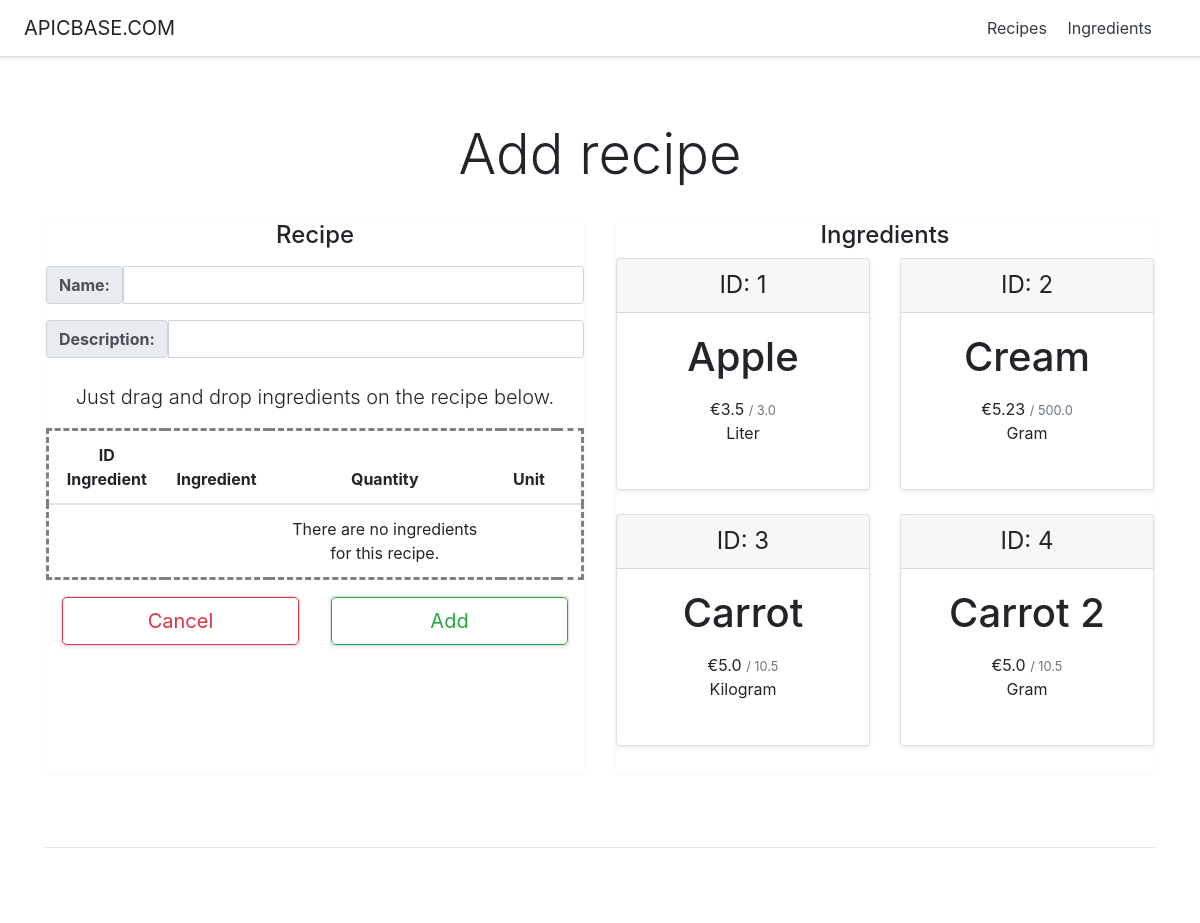
Page /recipeManager/add/ on the committed database.
### recipeManager/models.py (models this page shows, shortened)
class Ingredient(models.Model):
    id = models.AutoField(primary_key=True)
    name = models.CharField(max_length=200)
    cost = models.FloatField()
    amount = models.FloatField()
    GRAMS='g.'
    KILOGRAMS='Kg.'
    CENTILITERS='cl.'
    LITERS='l.'
    UNIT_CHOICES = (
        (GRAMS, 'Gram'),
        (KILOGRAMS, 'Kilogram'),
        (CENTILITERS, 'Centiliter'),
        (LITERS, 'Liter')
    )
    unit = models.CharField(
        max_length=2,
        choices=UNIT_CHOICES,
        default=GRAMS,
    )

### recipeManager/views.py (the view, shortened to what this page needs)
# urls.py: path('add/', views.AddRecipeView, name='addRecipe'),
def AddRecipeView(request):
    ingredients_list = Ingredient.objects.all()
    context = {
        'ingredients_list' : ingredients_list,
        }
    return render(request, "recipeManager/addRecipe.html", context)

### recipeManager/templates/recipeManager/addRecipe.html (shortened to what this page needs)
<!DOCTYPE html>
<html lang="en">
   <head>
      {% load static %}
      <link href="{%static 'recipeManager/pricing.css'%}" rel="stylesheet">
      {% load static %}
      <link href="{%static 'recipeManager/bootstrap.min.css'%}" rel="stylesheet">
   </head>
   <body>
      <div class="d-flex flex-column flex-md-row align-items-center p-3 px-md-4 mb-3 bg-white border-bottom shadow-sm">
         <h5 class="my-0 mr-md-auto font-weight-normal">APICBASE.COM</h5>
         <nav class="my-2 my-md-0 mr-md-3">
            <a class="p-2 text-dark" href="{% url 'recipeManager:index' %}">Recipes</a>
            <a class="p-2 text-dark" href="{% url 'recipeManager:ingredients' %}">Ingredients</a>
         </nav>
      </div>
      <div class="pricing-header px-3 py-3 pt-md-5 pb-md-4 mx-auto text-center">
         <h1 class="display-4">Add recipe</h1>
      </div>
      <div class="container">
         <div class="card-deck mb-3 text-center">
            <div class="card mb-4 border-light">
              <form action="{% url 'recipeManager:addRecipe' %}" method="post">
               <h4>Recipe</h4>
               <ul class="list-unstyled mt-3 mb-4">
                  <li>
                     <div class="input-group mb-3">
                        <label class="input-group-text" for="id_name"><b>Name:</b></label>
                        <input id="id_name" class="form-control text-dark" type="text" required name="name">
                     </div>
                  </li>
                  <li>
                     <div class="input-group mb-3">
                        <label class="input-group-text" for="id_description"><b>Description:</b></label>
                        <input id="id_description" class="form-control text-dark" type="text" required name="description">
                     </div>
                  </li>
               </ul>
               <p class="lead">Just drag and drop ingredients on the recipe below.</p>
               <table style="border-style: dashed;" id="table" class="table table-hover" ondrop="drop(event)" ondragover="allowDrop(event)">
                  <thead>
                     <tr>
                        <th scope="col">ID Ingredient</th>
                        <th scope="col">Ingredient</th>
                        <th scope="col">Quantity</th>
                        <th scope="col">Unit</th>
                        <th></th>
                     </tr>
                  </thead>
                  <tbody>
                     <tr id="empty">
                        <td></td>
                        <td></td>
                        <td>
                           There are no ingredients for this recipe.
                        </td>
                        <td></td>
                        <td></td>
                     </tr>
                  </tbody>
               </table>
               <div class="container">
                  <div class="card-deck mb-3 text-center">
                     <div id="cancelButtonSection" class="card mb-4 shadow-sm">
                        <a href="{% url 'recipeManager:index' %}" style="text-decoration:none;">
                        <button type="button" class="btn btn-lg btn-block btn-outline-danger">Cancel</button>
                        </a>
                     </div>
                     <div id="saveButtonSection" class="card mb-4 shadow-sm">
                        <button id="saveButton" type="submit" class="btn btn-lg btn-block btn-outline-success">Add</button>
                     </div>
                  </div>
               </div>
             </form>
            </div>
            <div class="card mb-4 border-light">
               <h4>Ingredients</h4>
               <div class="card-deck mb-3 text-center" data-spy="scroll" style="position: relative;max-height:500px;overflow-y: scroll;">
                  {% if ingredients_list %}
                    {% for ingredient in ingredients_list %}
                    <div id="{{ ingredient.id }}" draggable="true" ondragstart="drag(event)" class="card mb-4 shadow-sm">
                       <div class="card-header">
                          <h4 id="igredientId{{ ingredient.id }}" class="my-0 font-weight-normal">ID: {{ ingredient.id }}</h4>
                       </div>
                       <div class="card-body">
                          <h1 id="ingredientName{{ ingredient.id }}" class="card-title pricing-card-title">{{ ingredient.name }}</h1>
                          <ul class="list-unstyled mt-3 mb-4">
                             <li>€{{ ingredient.cost }} <small class="text-muted">/ {{ ingredient.amount }}</small></li>
                             <li id="ingredientUnit{{ ingredient.id }}">{{ ingredient.get_unit_display }}</li>
                          </ul>
                       </div>
                    </div>
                    {% endfor %}
                  {% else %}
                    <p><strong>No ingredients available.</strong></p>
                  {% endif %}
               </div>
            </div>
         </div>
         <footer class="pt-4 my-md-5 pt-md-5 border-top"></footer>
      </div>
   </body>
</html>

### recipeManager/static/recipeManager/pricing.css (style rules this page uses)
html { font-size: 14px; }
@media (min-width: 768px) { html { font-size: 16px; } }
.container { max-width: 960px; }
.pricing-header { max-width: 700px; }
.card-deck .card { min-width: 220px; }

### rows in the picture
Ingredient: id "1", name "Apple", cost "3.5", amount "3.0", unit "Liter"
Ingredient: id "2", name "Cream", cost "5.23", amount "500.0", unit "Gram"
Ingredient: id "3", name "Carrot", cost "5.0", amount "10.5", unit "Kilogram"
Ingredient: id "4", name "Carrot 2", cost "5.0", amount "10.5", unit "Gram"
